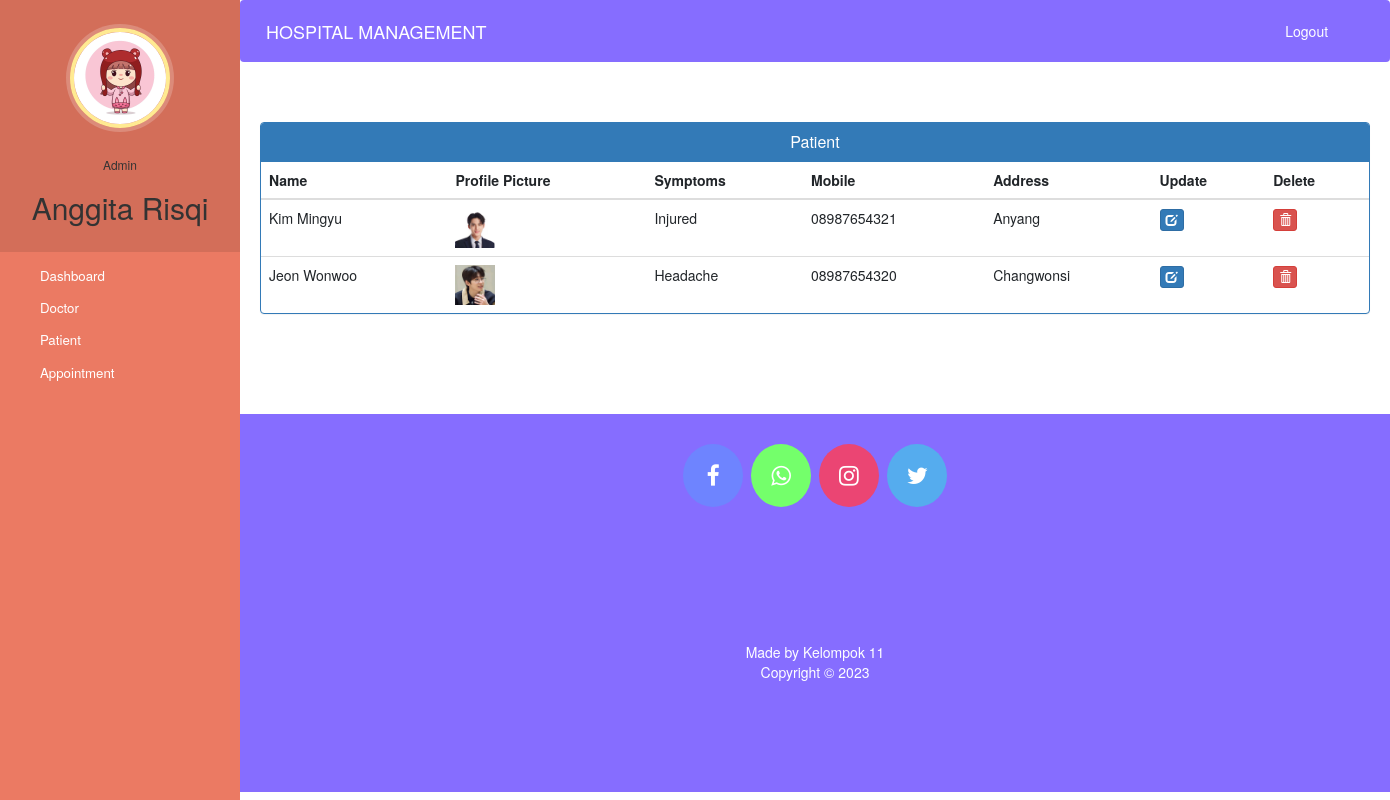
The page /admin-view-patient (signed in) on the database its author committed.
### hospital/models.py (models this page shows, shortened)
class Patient(models.Model):
    user=models.OneToOneField(User,on_delete=models.CASCADE)
    profile_pic= models.ImageField(upload_to='profile_pic/PatientProfilePic/',null=True,blank=True)
    address = models.CharField(max_length=40)
    mobile = models.CharField(max_length=20,null=False)
    symptoms = models.CharField(max_length=100,null=False)
    assignedDoctorId = models.PositiveIntegerField(null=True)
    admitDate=models.DateField(auto_now=True)
    status=models.BooleanField(default=False)
    @property
    def get_name(self):
        return self.user.first_name+" "+self.user.last_name

### hospital/views.py (the view)
# urls.py: path('admin-view-patient', views.admin_view_patient_view,name='admin-view-patient'),
@login_required(login_url='adminlogin')
@user_passes_test(is_admin)
def admin_view_patient_view(request):
    patients=models.Patient.objects.all().filter(status=True)
    return render(request,'hospital/admin_view_patient.html',{'patients':patients})

### hospital/views.py (called while the page is built)
def is_admin(user):
    return user.groups.filter(name='ADMIN').exists()

### templates/hospital/admin_view_patient.html (shortened to what this page needs)
{% extends 'hospital/admin_base.html' %}
{% block content %}
{%load static%}
<head>
  <link href="//netdna.bootstrapcdn.com/bootstrap/3.0.0/css/bootstrap.min.css" rel="stylesheet" id="bootstrap-css">
</head>
<div class="container">
  <div class="panel panel-primary">
    <div class="panel-heading">
      <h6 class="panel-title">Patient</h6>
    </div>
    <table class="table table-hover" id="dev-table">
      <thead>
        <tr>
          <th>Name</th>
          <th>Profile Picture</th>
          <th>Symptoms</th>
          <th>Mobile</th>
          <th>Address</th>
          <th>Update</th>
          <th>Delete</th>
        </tr>
      </thead>
      {% for p in patients %}
      <tr>
        <td> {{p.get_name}}</td>
        <td> <img src="{% static p.profile_pic.url %}" alt="Profile Pic" height="40px" width="40px" /></td>
        <td>{{p.symptoms}}</td>
        <td>{{p.mobile}}</td>
        <td>{{p.address}}</td>
        <td><a class="btn btn-primary btn-xs" href="{% url 'update-patient' p.id  %}"><span class="glyphicon glyphicon-edit"></span></a></td>
        <td><a class="btn btn-danger btn-xs" href="{% url 'delete-patient-from-hospital' p.id  %}"><span class="glyphicon glyphicon-trash"></span></a></td>
      </tr>
      {% endfor %}
    </table>
  </div>
</div>
{% endblock content %}

### templates/hospital/admin_base.html (shortened to what this page needs)
<!DOCTYPE html>
{% load static %}
<html lang="en">
<head>
  <link rel="stylesheet" href="https://stackpath.bootstrapcdn.com/bootstrap/4.3.1/css/bootstrap.min.css">
  <link rel="stylesheet" href="https://maxcdn.bootstrapcdn.com/font-awesome/4.7.0/css/font-awesome.min.css">
  <link rel="stylesheet" href="{% static '/style.css' %}">
</head>
<body>
  <nav class="menu" tabindex="0">
    <header class="avatar">
      <img src="{% static "images/adminpropic.jpeg" %}" />
      <br><br>
      <h6>Admin</h6>
      <h2>{{request.user.first_name}}</h2>
    </header>
    <ul>
      <li tabindex="0" class="icon-dashboard"> <a style="color:white; text-decoration:none;" href="/admin-dashboard"><span>Dashboard</span></a> </li>
      <li tabindex="0" class="icon-customers"> <a style="color:white; text-decoration:none;" href="/admin-doctor"><span>Doctor</span></a></li>
      <li tabindex="0" class="icon-users"> <a style="color:white; text-decoration:none;" href="/admin-patient"><span>Patient</span></a></li>
      <li tabindex="0" class="icon-calendar"> <a style="color:white; text-decoration:none;" href="/admin-appointment"><span>Appointment</span></a></li>
    </ul>
  </nav>
  <main>
    <div class="bs-example">
      <nav class="navbar navbar-expand-md  navbar-dark fixed-top" style="background:#866DFF;">
        <a href="/admin-dashboard" class="navbar-brand">HOSPITAL MANAGEMENT</a>
        <div class="collapse navbar-collapse justify-content-between" id="navbarCollapse">
          <div class="navbar-nav" style=" margin-left: 90%;">
            <a href="/logout" style="color: #ffffff;" class="nav-item nav-link" onmouseover="this.style.color='#EA293A';" onmouseout="this.style.color='#ffffff';">Logout</a>
          </div>
        </div>
      </nav>
    </div>
    <br><br>
    {% block content %}
    {% endblock content %}
    <br><br><br><br>
    <footer>
      <p>
        <a id="ftr" href="https://facebook.com/sumit.luv/" class="fa fa-facebook"></a>
        <a id="ftr" href="https://api.whatsapp.com/send?phone=919572181024&text=Hello%20Sumit.%0d%0aHow%20are%20you%20%3f%0d%0aI%20came%20from%20your%20website.&source=&data=#" class="fa fa-whatsapp"></a>
        <a id="ftr" href="https://instagram.com/sumit.luv" class="fa fa-instagram"></a>
        <a id="ftr" href="https://twitter.com/sumitkumar1503" class="fa fa-twitter"></a>
      </p>
      <br>
      <div class="container">
        <div class="row">
          <div class="col-md-12 col-sm-12">
            <div style="color:#ffffff;" class="wow fadeInUp footer-copyright">
              <p>Made by Kelompok 11 <br>
                Copyright &copy; 2023 </p>
            </div>
          </div>
        </div>
      </div>
    </footer>
  </main>
</body>
</html>

### static/style.css (style rules this page uses)
body { padding-left: 240px; }
main { position: relative; height: 100vh; }
.menu { background: #5bc995; height: 100vh; width: 240px; position: fixed; top: 0px; left: 0; z-index: 5; outline: none; }
.menu .avatar { background: rgba(0, 0, 0, 0.1); padding: 2em 0.5em; text-align: center; }
.menu .avatar img { width: 100px; border-radius: 50%; overflow: hidden; border: 4px solid #ffea92; box-shadow: 0 0 0 4px rgba(255, 255, 255, 0.2); }
.menu .avatar h2 { font-weight: normal; margin-bottom: 0; }
.menu ul { list-style: none; padding: 0.5em 0; margin: 0; }
.menu ul li { padding: 0.5em 1em 0.5em 3em; font-size: 0.95em; font-weight: regular; background-repeat: no-repeat; background-position: left 15px center; background-size: auto 20px; transition: all 0.15s linear; cursor: pointer; }
.menu ul li.icon-dashboard { background-image: url("http://www.entypo.com/images//gauge.svg"); }
.menu ul li.icon-customers { background-image: url("http://www.entypo.com/images//briefcase.svg"); }
.menu ul li.icon-users { background-image: url("http://www.entypo.com/images//users.svg"); }
.menu ul li.icon-calendar { background-image: url("http://www.entypo.com/images//calendar.svg"); }

### templates/hospital/admin_base.html (style rules this page uses)
a:link { text-decoration: none; }
a { color: white; }
footer { padding: 0px 0px 0px 0px; background-color: #866DFF; margin: 0px; }
#ftr { padding: 20px; }
.fa { font-size: 23px; width: 60px; text-align: center; text-decoration: none; margin: 5px 2px; border-radius: 50%; }
.fa-facebook { background: #6E84FF; color: white; margin-top: 30px; }
.fa-whatsapp { background: #74FF6B; color: white; }
.fa-twitter { background: #55ACEE; color: white; }
.fa-instagram { background: #EB4573; color: white; }
p { text-align: center; }
body { padding-left: 240px; }
main { position: relative; height: 100vh; }
.menu { background: #EB7A63; height: 100vh; width: 240px; position: fixed; top: 0px; left: 0; z-index: 5; outline: none; }
.menu .avatar { background: rgba(0, 0, 0, 0.1); padding: 2em 0.5em; text-align: center; }
.menu .avatar img { width: 100px; border-radius: 50%; overflow: hidden; border: 4px solid #ffea92; box-shadow: 0 0 0 4px rgba(255, 255, 255, 0.2); }
.menu .avatar h2 { font-weight: normal; margin-bottom: 0; }
.menu ul { list-style: none; padding: 0.5em 0; margin: 0; }
.menu ul li { padding: 0.5em 1em 0.5em 3em; font-size: 0.95em; font-weight: regular; background-repeat: no-repeat; background-position: left 15px center; background-size: auto 20px; transition: all 0.15s linear; cursor: pointer; }
.menu ul li.icon-dashboard { background-image: url("http://www.entypo.com/images//gauge.svg"); }
.menu ul li.icon-customers { background-image: url("http://www.entypo.com/images//briefcase.svg"); }
.menu ul li.icon-users { background-image: url("http://www.entypo.com/images//users.svg"); }
.menu ul li.icon-calendar { background-image: url("http://www.entypo.com/images//calendar.svg"); }

### templates/hospital/admin_view_patient.html (style rules this page uses)
a:link { text-decoration: none; }
h6 { text-align: center; }
.row { margin: 100px; }

### rows shown on the page
Patient: get_name "Kim Mingyu", profile_pic (picture), symptoms "Injured", mobile "08987654321", address "Anyang"
Patient: get_name "Jeon Wonwoo", profile_pic (picture), symptoms "Headache", mobile "08987654320", address "Changwonsi"

### other values the page prints
{{ request.user.first_name }} "Anggita Risqi"
